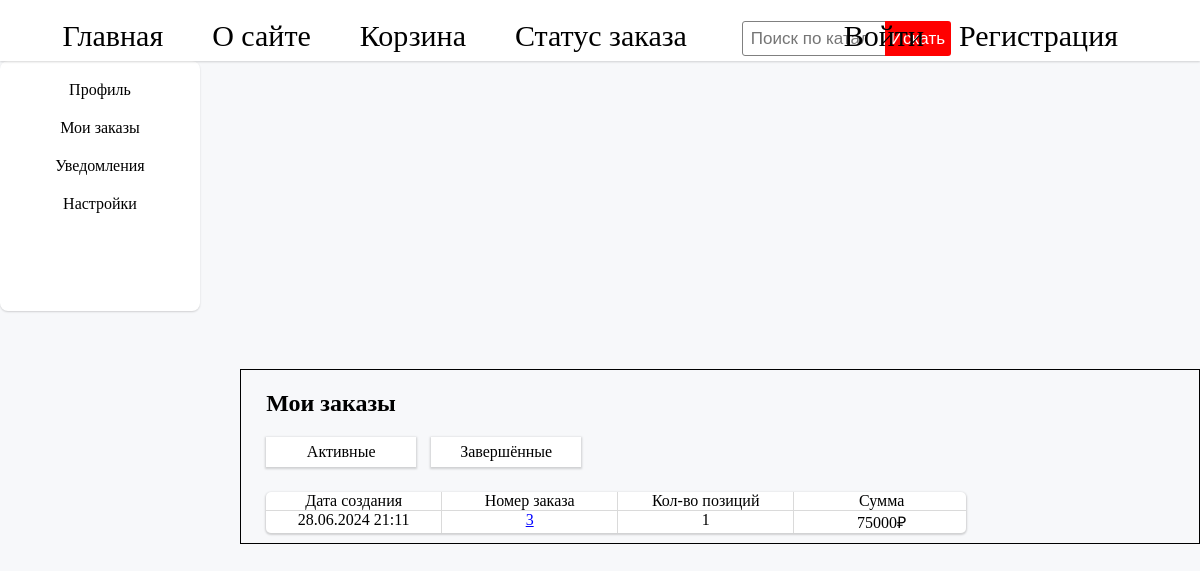
Screenshot of /orders/completed/ with the database file from the repository.
### components/models.py (models this page shows, shortened)
class Order(models.Model):
    name = models.CharField(max_length = 20, verbose_name='Имя покупателя')
    surname = models.CharField(max_length = 20, verbose_name="Фамилия покупателя")
    phone = models.CharField(max_length = 20, verbose_name='Телефон покупателя')
    email = models.EmailField(max_length=50, verbose_name='Email покупателя', null=True)
    address = models.TextField(verbose_name='Адрес покупателя')
    create_date = models.DateTimeField(auto_now_add=True, verbose_name="Дата создания заказа")
    status = models.CharField(max_length=50,choices=(('1','Ждёт отправки'),('2','В пути'),('3','Доставлен')))
    def get_absolute_url(self):
        return reverse('order_status',kwargs={'number':self.phone,'id':self.pk})
    def count(self):
        return self.items.count()
    def total(self):
        total = 0
        for i in self.items.all():
            total += i.item.price * i.quantity
        return total
    class Meta:
        verbose_name = 'Заказ'
        verbose_name_plural = 'Заказы'

class OrderItem(models.Model):
    order = models.ForeignKey(Order, on_delete=models.CASCADE, related_name='items')
    item = models.ForeignKey(Components, on_delete=models.CASCADE)
    quantity = models.PositiveSmallIntegerField(default=1)

class Components(models.Model):
    title = models.CharField(max_length = 200,verbose_name = "Товар")
    slug = models.SlugField(max_length=255,unique=True,db_index=True,verbose_name="URL",null=True)
    price = models.IntegerField(null=True, verbose_name='Цена')
    options = models.JSONField(blank=True, null=True)
    time_create = models.DateTimeField(auto_now_add=True, verbose_name='Дата создания')
    photo = models.ImageField(upload_to='photos/%Y/%m/%d/')
    quantity = models.PositiveSmallIntegerField(null=True)
    in_stock = models.BooleanField(null=True)
    cat = models.ForeignKey('Category', on_delete=models.PROTECT,db_index=True,null=True,verbose_name='Категория')
    class Meta:
        verbose_name = 'Товар'
        verbose_name_plural = "Товары"

### components/views.py (the view)
def orders_completed(request):
    orders = Order.objects.filter(status=3)
    main = ['Дата создания', 'Номер заказа', 'Кол-во позиций', 'Сумма']
    return render(request, 'components/orders_completed.html', {'menu': menu, 'orders': orders, 'main': main})

### components/templates/components/orders_completed.html
{% extends 'components/orders.html' %}
{% block main %}
<div style="margin-top: 25px;" class="orders-grid">
        {% for i in main %}
            <div class="grid-elem">
                {{i}}
            </div>
        {% endfor %}
        {% for i in orders %}
            <div class="grid-elem">
                {{i.create_date|date:'d.m.Y G:i'}}
            </div>
            <div class="grid-elem">
                <a class="order-link" href="{{ i.get_absolute_url }}">{{i.pk}}</a>
            </div>
            <div class="grid-elem">
                {{i.count}}
            </div>
            <div class="grid-elem">
                {{i.total}}₽
            </div>
        {% endfor %}
    </div>
{% endblock %}

### components/static/components/styles.css (style rules this page uses)
body { background: rgb(247, 248, 250); display: block; margin: 0px; }
a { text-decoration: none; color: black; }
.order-link { color: blue; text-decoration: underline; }
.orders-grid { width: 700px; border-radius: 5px; display: inline-grid; background: rgb(217, 217, 217, 0.97); gap: 1px; grid-template-columns: repeat(4,25%); margin-bottom: 10px; overflow: hidden; box-shadow: 0 1px 2px 1px rgba(0,0,0,.16); }
.grid-elem { text-align: center; background: white; }

### rows the page displays
Order: create_date "28.06.2024 21:11", pk "3", count "1", total "75000"

### other values shown
{{ i.title }} "Главная" "О сайте" "Корзина" "Статус заказа"
{{ i }} "Дата создания" "Номер заказа" "Кол-во позиций" "Сумма"
